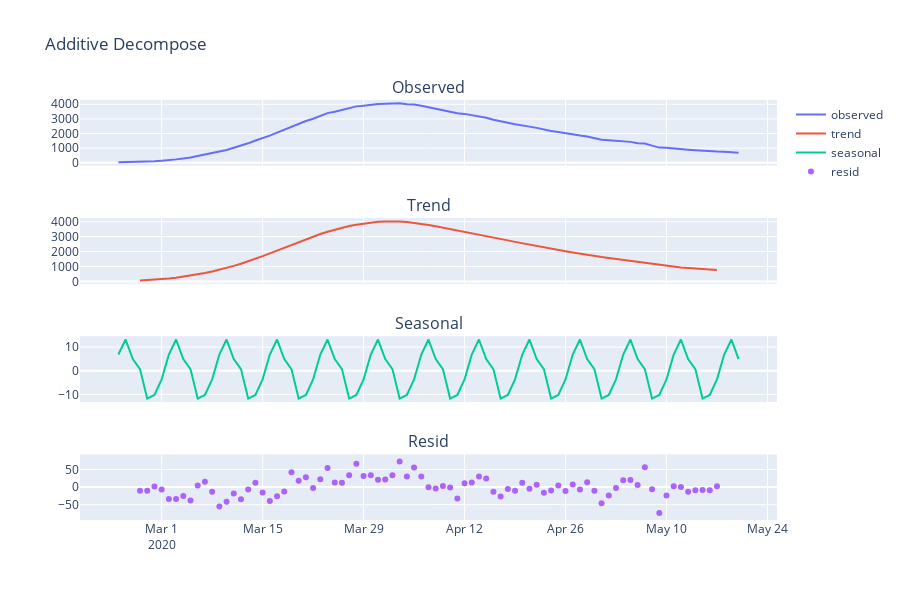

Notebook source saved alongside this figure:
### Markdown cell above
Ora invece proviamo a decomporre la time series con la modalità additiva. Possiamo vedere dal grafico del trend come non sia presente una stagionalità marcata.

### Code cell
result_add = seasonal_decompose(series["terapia_intensiva"], model='additive', period=7)
decompose_plot(result_add, "Additive Decompose")
